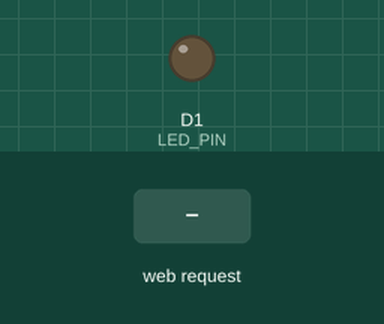
This sketch was run on a simulated ESP8266 (NodeMCU). On the bench: output pins drawn as LEDs (lit = HIGH). The test bench sets the inputs (shaded band). WiFi joins after 1.5 s; servers stay silent unless stated; uploads are accepted with an empty reply; what the sketch prints to the serial monitor is not drawn.

Above: at 3.7 s.
3.8 s: HTTP request GET /ON received
At 4.3 s:
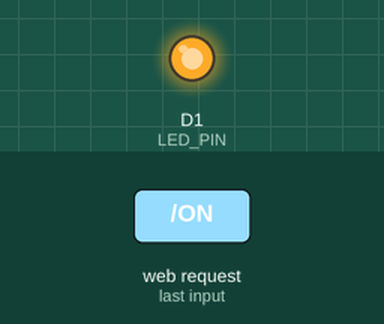
5.3 s: HTTP request GET /OFF received
At 6.4 s:
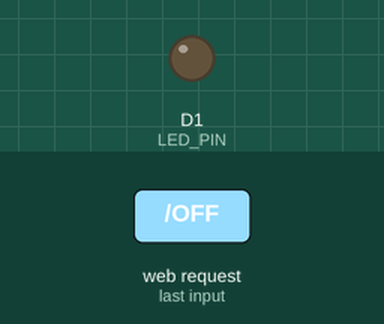
Timing chart, 0 to 8.3 s (numbered marks = the images above; inputs shaded):
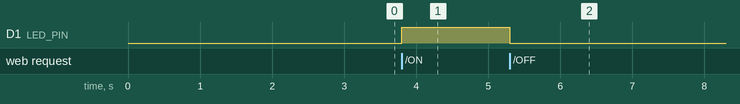

The sketch:

LED_with_ESP8266.ino
```cpp
#include <ESP8266WiFi.h>
#include <ESP8266WebServer.h>
#include <ESP8266HTTPClient.h>
#include <WiFiClientSecure.h>


// ================= WIFI SETTINGS =================

const char* ssid = "Asustem";
const char* password = "12345678";


// ================= ARKESEL SETTINGS =================

String apiKey = "UXJnRnpWSmt5dkNkSVBWeHRod0k";

String phoneNumber = "233550545381";

String senderID = "ESP8266";


// ================= WEB SERVER =================

ESP8266WebServer server(80);


// ================= LED =================

// External LED connected to D1 (GPIO5)
#define LED_PIN D1

bool ledState = false;


// ================= SEND SMS USING ARKESEL =================

void sendSMS(String message)
{

  if (WiFi.status() == WL_CONNECTED)
  {

    WiFiClientSecure client;

    // Ignore SSL certificate verification
    client.setInsecure();


    HTTPClient http;


    http.begin(client, "https://sms.arkesel.com/api/v2/sms/send");


    http.addHeader("Content-Type", "application/json");

    http.addHeader("api-key", apiKey);


    String json = "{";

    json += "\"sender\":\"" + senderID + "\",";
    json += "\"message\":\"" + message + "\",";
    json += "\"recipients\":[\"" + phoneNumber + "\"]";

    json += "}";


    Serial.println("Sending SMS...");
    Serial.println(json);


    int response = http.POST(json);


    Serial.print("Arkesel Response: ");
    Serial.println(response);


    String result = http.getString();

    Serial.println(result);


    http.end();

  }

  else
  {
    Serial.println("WiFi not connected");
  }

}


// ================= WEB PAGE =================

void handleRoot()
{

  String html = "<!DOCTYPE html>";
  html += "<html>";
  html += "<head>";
  html += "<meta name='viewport' content='width=device-width,initial-scale=1'>";
  html += "<title>ESP8266 Control</title>";
  html += "</head>";

  html += "<body style='text-align:center;font-family:Arial;'>";


  html += "<h1>ESP8266 LED CONTROL</h1>";


  if (ledState)
  {
    html += "<h2>LED STATUS: ON</h2>";
  }
  else
  {
    html += "<h2>LED STATUS: OFF</h2>";
  }


  html += "<a href='/ON'>";
  html += "<button style='font-size:30px;padding:15px;'>ON</button>";
  html += "</a>";


  html += "<br><br>";


  html += "<a href='/OFF'>";
  html += "<button style='font-size:30px;padding:15px;'>OFF</button>";
  html += "</a>";


  html += "</body>";
  html += "</html>";


  server.send(200, "text/html", html);

}


// ================= LED ON =================

void ledOn()
{

  digitalWrite(LED_PIN, HIGH);

  ledState = true;


  Serial.println("LED ON");


  sendSMS("Alert: ESP8266 LED has been turned ON");


  server.sendHeader("Location", "/");

  server.send(303);

}


// ================= LED OFF =================

void ledOff()
{

  digitalWrite(LED_PIN, LOW);

  ledState = false;


  Serial.println("LED OFF");


  server.sendHeader("Location", "/");

  server.send(303);

}


// ================= SETUP =================

void setup()
{

  Serial.begin(115200);

  delay(1000);


  Serial.println();
  Serial.println("==========================");
  Serial.println("ESP8266 ARKESEL LED SERVER");
  Serial.println("==========================");


  // LED setup

  pinMode(LED_PIN, OUTPUT);

  digitalWrite(LED_PIN, LOW);


  // WiFi

  WiFi.mode(WIFI_STA);


  Serial.print("Connecting to ");

  Serial.println(ssid);


  WiFi.begin(ssid, password);


  while(WiFi.status() != WL_CONNECTED)
  {

    delay(500);

    Serial.print(".");

  }


  Serial.println();

  Serial.println("WiFi Connected");


  Serial.print("IP Address: ");

  Serial.println(WiFi.localIP());


  // Web routes

  server.on("/", handleRoot);

  server.on("/ON", ledOn);

  server.on("/OFF", ledOff);


  server.begin();


  Serial.println("Web Server Started");

}


// ================= LOOP =================

void loop()
{

  server.handleClient();

}
```

Measured:
- after the input at 3.8 s, D1 (LED_PIN): LOW → HIGH at once
- after the input at 5.3 s, D1 (LED_PIN): HIGH → LOW at once
